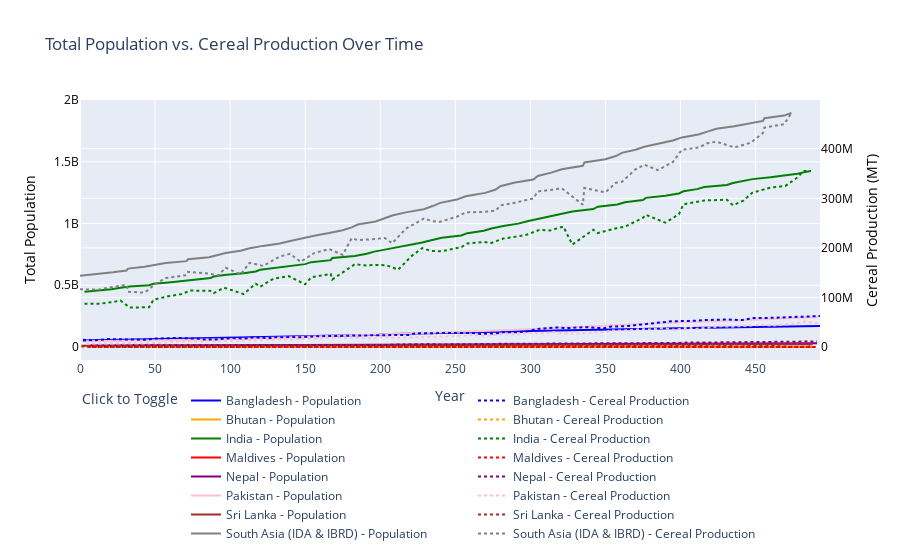

The notebook cell this image was saved under:
### Code cell
countries = ["Bangladesh",
             "Bhutan",
             "India",
             "Maldives",
             "Nepal",
             "Pakistan",
             "Sri Lanka",
             "South Asia (IDA & IBRD)"
            ]

import plotly.graph_objects as go
import plotly.io as pio

def plot_popvcereal_interactive(df, countries):
    """
    Creates an interactive overlayed line plot of total population growth and cereal production 
    over time for multiple countries, assigning a unique color per country.
    
    :param df: DataFrame containing agricultural and population data
    :param countries: List of strings representing the countries to plot
    """
    fig = go.Figure()
    
    # Define a color palette for different countries
    color_palette = [
        'blue', 'orange', 'green', 'red', 'purple', 'pink', 'brown', 'gray'
    ]
    
    country_colors = {country: color_palette[i % len(color_palette)] for i, country in enumerate(countries)}

    # Loop through each country and add two traces (Population & Cereal Production)
    for country in countries:
        country_data = df[df['Country'] == country]
        color = country_colors[country]  # Assign unique color

        # Total Population Line (Primary Y-Axis, Solid)
        fig.add_trace(go.Scatter(
            x=country_data.index, 
            y=country_data["Total Population"],
            mode='lines',
            name=f"{country} - Population",
            line=dict(color=color, width=2),
            yaxis='y1',  # Assigns to primary y-axis
        ))

        # Cereal Production Line (Secondary Y-Axis, Dashed)
        fig.add_trace(go.Scatter(
            x=country_data.index, 
            y=country_data["Cereal Production (MT)"],
            mode='lines',
            name=f"{country} - Cereal Production",
            line=dict(color=color, dash='dot', width=2),
            yaxis='y2',  # Assigns to secondary y-axis
        ))

    # Layout adjustments for interactivity and readability
    fig.update_layout(
        title="Total Population vs. Cereal Production Over Time",
        xaxis=dict(title="Year"),
        yaxis=dict(title="Total Population", color='black'),
        yaxis2=dict(
            title="Cereal Production (MT)",
            overlaying='y',  # Overlay second y-axis on the same plot
            side='right',
            color='black'
        ),
        legend=dict(title="Click to Toggle", orientation="h"),  # Interactive legend
    )

    # Show interactive plot
    fig.show()

# Example usage:
plot_popvcereal_interactive(SA_ag, countries)
